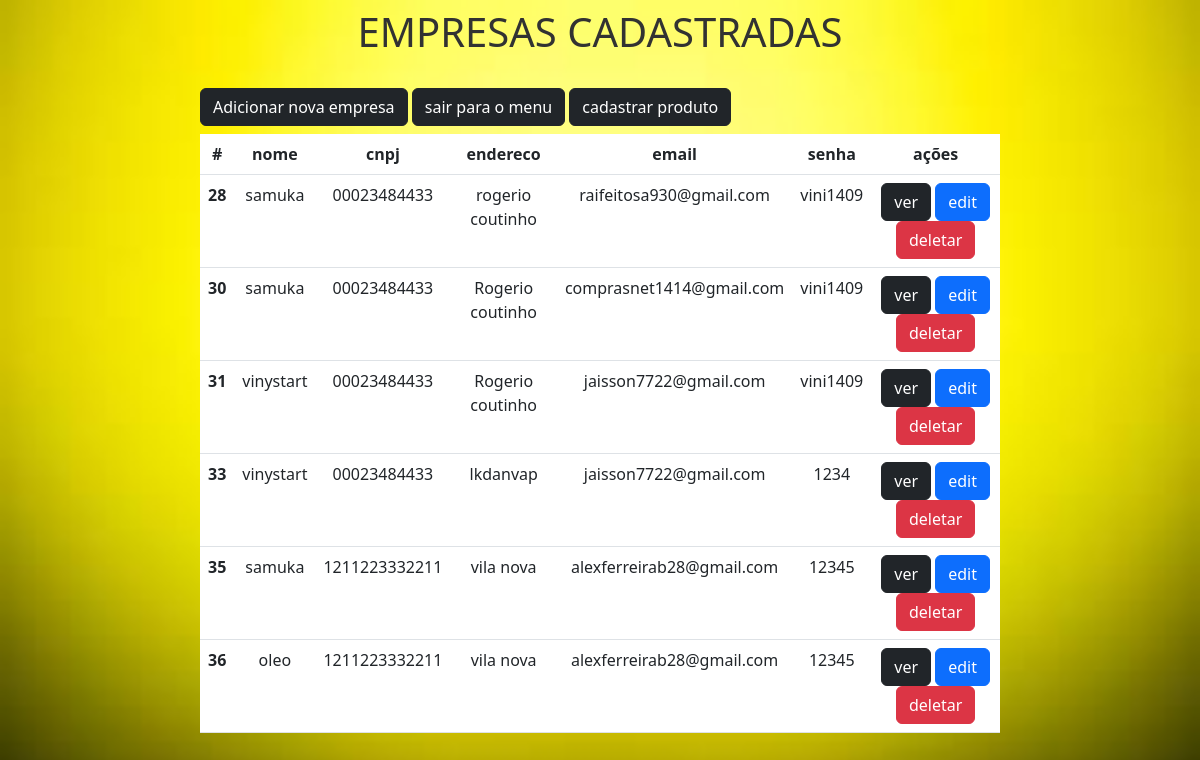
Page /usuario on the earlier database version.
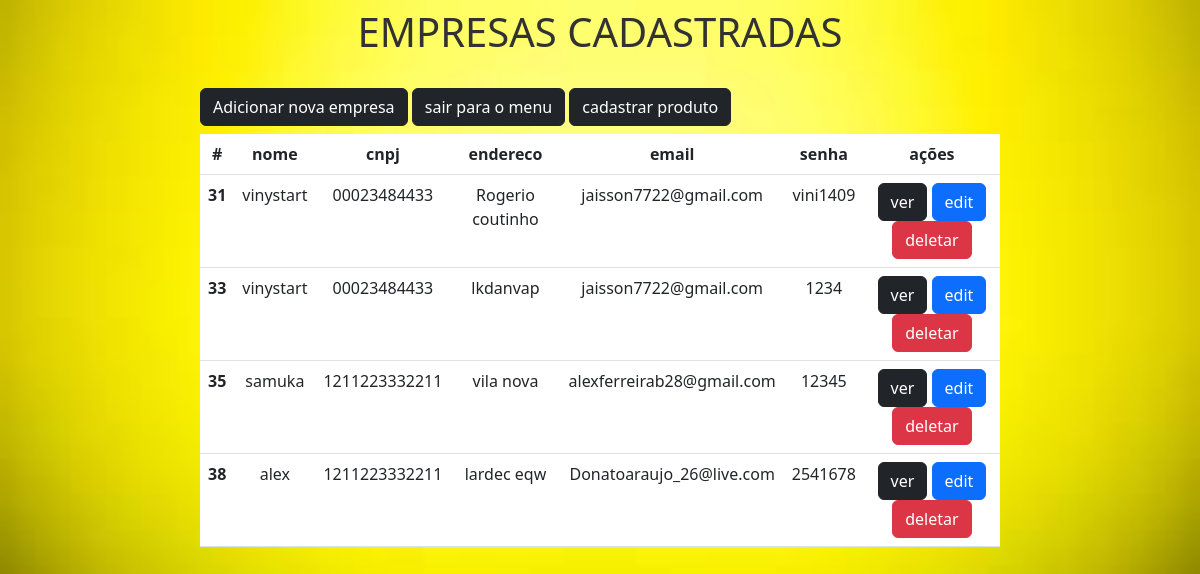
Same page on the later database version.
### app/models.py (models this page shows)
class user(models.Model):
    nome = models.CharField(max_length=150)
    cnpj= models.CharField (max_length=18)
    endereco = models.CharField(max_length=200)
    email = models.EmailField(max_length=254)
    senha = models.CharField(max_length=20)

### app/views.py (the view)
# urls.py: path('usuario', usuario, name='usuario'),
def usuario(request):
    data = {}
    data['db'] = user.objects.all()
    return render(request,  "usuario.html",data)

### templates/usuario.html (shortened to what this page needs)
{% extends 'base.html' %}
{% load static %}
{% block body %}
<!DOCTYPE html>
<html lang="pt-BR">
<body>
    <div class=" col-8 m-auto pt-2 pb-2 text-center">
        <h1> EMPRESAS CADASTRADAS </h1>
    </div>
    <div class=" col-8 m-auto pt-3 pb-2 ">
        <a href="form" class="btn btn-dark btn-success">Adicionar nova empresa</a>
        <a href="menu" class="btn btn-dark btn-success">sair para o menu</a>
        <a href="form2" class="btn btn-dark btn-success">cadastrar produto</a>
    </div>
    <div class=" col-8 m-auto pt- pb-2 text-center">
    <table class="table">
    <thead class="thead-dark">
    <tr>
      <th scope="col">#</th>
      <th scope="col">nome</th>
      <th scope="col">cnpj</th>
      <th scope="col">endereco</th>
      <th scope="col">email</th>
      <th scope="col">senha</th>
      <th scope="col">ações</th>
    </tr>
    </thead>
    <tbody>
    {% for dbs in db %}
    <tr>
      <th> {{dbs.id}}</th>
      <td>{{dbs.nome}}</td>
      <td>{{dbs.cnpj}}</td>
      <td>{{dbs.endereco}}</td>
      <td>{{dbs.email}}</td>
      <td>{{dbs.senha}}</td>
      <td>
          <a href="ver{{dbs.id}}" class="btn btn-dark">ver</a>
          <a href="edit{{dbs.id}}" class="btn btn-primary">edit</a>
          <a href="delete{{dbs.id}}" class="btn btn-danger btnDel">deletar</a>
      </td>
    </tr>
{% endfor %}
    </table>
  </div>
{% load static %}
</body>
</html>
{% endblock %}

### templates/base.html (shortened to what this page needs)
{% load static %}
<!DOCTYPE html>
<html lang="pt-br">
<head>
    <link rel="stylesheet" href="{% static 'css/style.css' %}">
    <link href="https://cdn.jsdelivr.net/npm/bootstrap@5.3.0-alpha1/dist/css/bootstrap.min.css" rel="stylesheet">
</head>
<body>
    {% block body %}{% endblock %}
</body>
</html>

### static/css/style.css (style rules this page uses)
* { margin: 0 ; padding: 0; box-sizing: border-box; color: #323232; border:none; }
body { background-image: url('../img/login01.jpeg'); background-size: cover; }
a , label { front-size: .8rem; }

Differences in the rows shown:
removed user: id "28", nome "samuka", cnpj "00023484433", endereco "rogerio coutinho", email "raifeitosa930@gmail.com", senha "vini1409"
removed user: id "30", nome "samuka", cnpj "00023484433", endereco "Rogerio coutinho", email "comprasnet1414@gmail.com", senha "vini1409"
removed user: id "36", nome "oleo", cnpj "1211223332211", endereco "vila nova", email "alexferreirab28@gmail.com", senha "12345"
added user: id "38", nome "alex", cnpj "1211223332211", endereco "lardec eqw", email "Donatoaraujo_26@live.com", senha "2541678"
